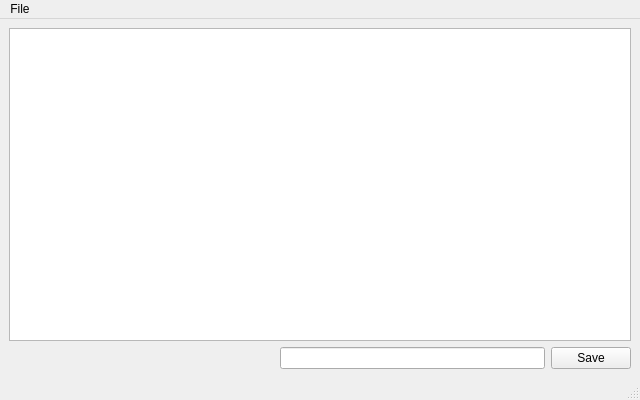
<?xml version="1.0" encoding="UTF-8"?>
<ui version="4.0">
 <class>MainWindow</class>
 <widget class="QMainWindow" name="MainWindow">
  <property name="geometry">
   <rect>
    <x>0</x>
    <y>0</y>
    <width>640</width>
    <height>400</height>
   </rect>
  </property>
  <property name="sizePolicy">
   <sizepolicy hsizetype="Preferred" vsizetype="Minimum">
    <horstretch>0</horstretch>
    <verstretch>0</verstretch>
   </sizepolicy>
  </property>
  <property name="minimumSize">
   <size>
    <width>0</width>
    <height>0</height>
   </size>
  </property>
  <property name="baseSize">
   <size>
    <width>0</width>
    <height>0</height>
   </size>
  </property>
  <property name="windowTitle">
   <string>PasteDir</string>
  </property>
  <widget class="QWidget" name="centralwidget">
   <layout class="QGridLayout" name="gridLayout">
    <item row="2" column="1">
     <widget class="QLineEdit" name="FileTitle">
      <property name="sizePolicy">
       <sizepolicy hsizetype="Minimum" vsizetype="Fixed">
        <horstretch>0</horstretch>
        <verstretch>0</verstretch>
       </sizepolicy>
      </property>
      <property name="inputMask">
       <string/>
      </property>
      <property name="text">
       <string notr="true"/>
      </property>
      <property name="placeholderText">
       <string notr="true"/>
      </property>
     </widget>
    </item>
    <item row="2" column="2">
     <widget class="QPushButton" name="SaveButton">
      <property name="sizePolicy">
       <sizepolicy hsizetype="Maximum" vsizetype="Maximum">
        <horstretch>0</horstretch>
        <verstretch>0</verstretch>
       </sizepolicy>
      </property>
      <property name="text">
       <string>Save</string>
      </property>
      <property name="default">
       <bool>false</bool>
      </property>
      <property name="flat">
       <bool>false</bool>
      </property>
     </widget>
    </item>
    <item row="1" column="0" colspan="3">
     <widget class="QPlainTextEdit" name="TextSpace">
      <property name="font">
       <font>
        <family>Consolas</family>
        <pointsize>12</pointsize>
       </font>
      </property>
      <property name="documentTitle">
       <string/>
      </property>
      <property name="plainText">
       <string/>
      </property>
      <property name="tabStopDistance">
       <double>40.000000000000000</double>
      </property>
     </widget>
    </item>
   </layout>
  </widget>
  <widget class="QMenuBar" name="menubar">
   <property name="geometry">
    <rect>
     <x>0</x>
     <y>0</y>
     <width>640</width>
     <height>17</height>
    </rect>
   </property>
   <widget class="QMenu" name="menuFile">
    <property name="title">
     <string>File</string>
    </property>
    <addaction name="actionOpen"/>
    <addaction name="actionDelete"/>
   </widget>
   <addaction name="menuFile"/>
  </widget>
  <widget class="QStatusBar" name="statusbar"/>
  <action name="actionOpen">
   <property name="text">
    <string>Open</string>
   </property>
   <property name="font">
    <font>
     <family>Segoe UI</family>
     <pointsize>9</pointsize>
    </font>
   </property>
  </action>
  <action name="actionDelete">
   <property name="text">
    <string>Delete</string>
   </property>
  </action>
 </widget>
 <resources/>
 <connections/>
</ui>
